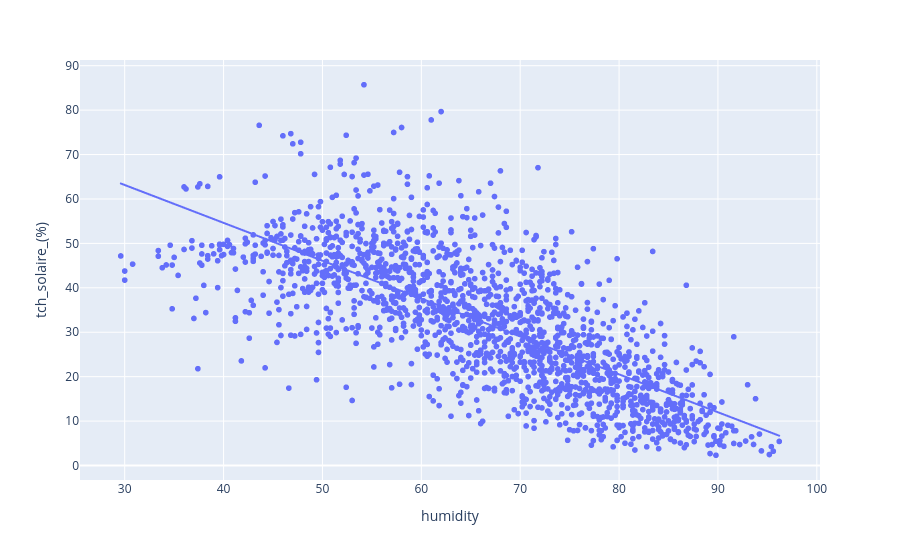

Source (notebook cell):
### Code cell
px.scatter(merged_data, x='humidity', y='tch_solaire_(%)', trendline='ols')

### Figure 1 — Plotly figure (JSON) as saved in the notebook; plotly's stock layout.template omitted (floating-point values rounded to 4 significant figures; data arrays with more than 128 entries replaced by an {"elided": "..."} marker saying what was removed)
{"data": [{"hovertemplate": "humidity=%{x}<br>tch_solaire_(%)=%{y}<extra></extra>", "legendgroup": "", "marker": {"color": "#636efa", "symbol": "circle"}, "mode": "markers", "name": "", "showlegend": false, "type": "scattergl", "x": {"elided": "1770 float values"}, "xaxis": "x", "y": {"elided": "1770 float values"}, "yaxis": "y"}, {"hovertemplate": "<b>OLS trendline</b><br>tch_solaire_(%) = -0.852572 * humidity + 88.7227<br>R<sup>2</sup>=0.548324<br><br>humidity=%{x}<br>tch_solaire_(%)=%{y} <b>(trend)</b><extra></extra>", "legendgroup": "", "marker": {"color": "#636efa", "symbol": "circle"}, "mode": "lines", "name": "", "showlegend": false, "type": "scattergl", "x": {"elided": "1770 float values"}, "xaxis": "x", "y": {"elided": "1770 float values"}, "yaxis": "y"}], "layout": {"legend": {"tracegroupgap": 0}, "margin": {"t": 60}, "xaxis": {"anchor": "y", "domain": [0, 1], "title": {"text": "humidity"}}, "yaxis": {"anchor": "x", "domain": [0, 1], "title": {"text": "tch_solaire_(%)"}}}}
